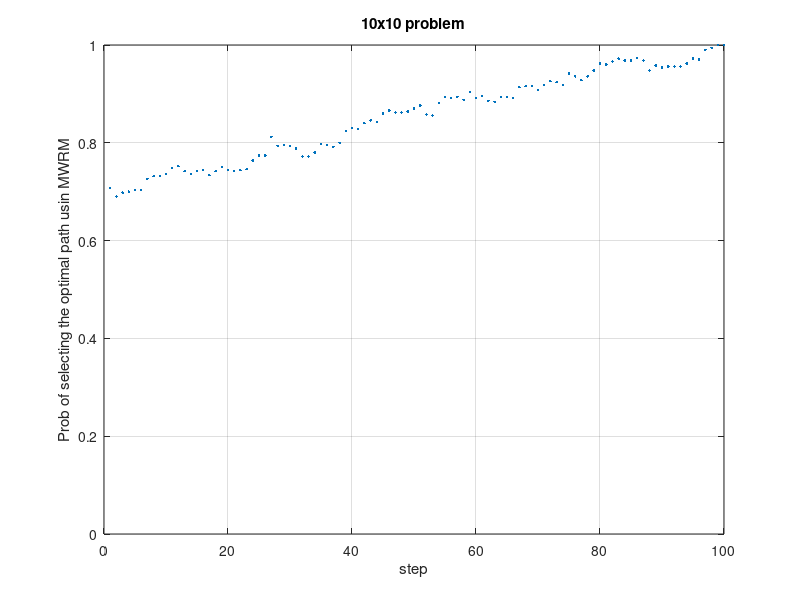

Source code (MATLAB):
%clear all, close all
%problems  = getproblem('../Scheduling/rawData/jrnd_10x10_Train.txt');
%[n,m] = size(problems(1).p);
load JRNDTRAINDATA10x10.mat; n=10; m=10;

MWR_IS_OPTIMAL = zeros(1,n*m);
for IDNUM = 1:length(DAT), IDNUM
  dat = DAT(IDNUM).dat;
  optimal = min(dat(:,2));
  for i=1:n*m
    data = dat((i==dat(:,1)),:);
    optidx = find(data(:,2) == optimal);
    wrmidx = find(data(:,5) == max(data(:,5)));
    if ~isempty(wrmidx)
      if any(wrmidx(1)==optidx)
        MWR_IS_OPTIMAL(i) = MWR_IS_OPTIMAL(i)+1;
      end
    else
      MWR_IS_OPTIMAL(i) = MWR_IS_OPTIMAL(i)+1;
    end
  end
end
MWR_IS_OPTIMAL = MWR_IS_OPTIMAL/length(DAT);

plot(MWR_IS_OPTIMAL,'.')
set(gca,'ylim',[0 1])
grid
xlabel('step')
ylabel('Prob of selecting the optimal path usin MWRM');
title('10x10 problem');
 